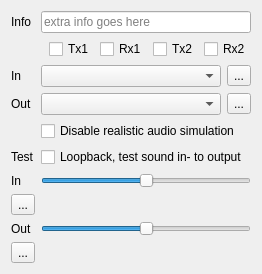
<?xml version="1.0" encoding="UTF-8"?>
<ui version="4.0">
 <class>CAudioDeviceVolumeSetupComponent</class>
 <widget class="QFrame" name="CAudioDeviceVolumeSetupComponent">
  <property name="geometry">
   <rect>
    <x>0</x>
    <y>0</y>
    <width>243</width>
    <height>267</height>
   </rect>
  </property>
  <property name="windowTitle">
   <string>Audio setup</string>
  </property>
  <layout class="QGridLayout" name="gridLayout">
   <item row="9" column="0">
    <widget class="QToolButton" name="tb_ResetInVolume">
     <property name="text">
      <string>...</string>
     </property>
    </widget>
   </item>
   <item row="8" column="0">
    <widget class="QLabel" name="lbl_VolumeIn">
     <property name="text">
      <string>In</string>
     </property>
    </widget>
   </item>
   <item row="0" column="0">
    <widget class="QLabel" name="lbl_Info">
     <property name="text">
      <string>Info</string>
     </property>
    </widget>
   </item>
   <item row="8" column="1">
    <widget class="QSlider" name="hs_VolumeIn">
     <property name="value">
      <number>50</number>
     </property>
     <property name="orientation">
      <enum>Qt::Horizontal</enum>
     </property>
    </widget>
   </item>
   <item row="3" column="0">
    <widget class="QLabel" name="lbl_SetupAudioOutputDevice">
     <property name="text">
      <string>Out</string>
     </property>
    </widget>
   </item>
   <item row="5" column="1">
    <widget class="QCheckBox" name="cb_DisableAudioEffects">
     <property name="text">
      <string>Disable realistic audio simulation</string>
     </property>
    </widget>
   </item>
   <item row="0" column="1">
    <widget class="QLineEdit" name="le_Info">
     <property name="readOnly">
      <bool>true</bool>
     </property>
     <property name="placeholderText">
      <string>extra info goes here</string>
     </property>
    </widget>
   </item>
   <item row="3" column="1">
    <widget class="QWidget" name="wi_OutDevice" native="true">
     <layout class="QHBoxLayout" name="hl_OutDevice">
      <property name="leftMargin">
       <number>0</number>
      </property>
      <property name="topMargin">
       <number>0</number>
      </property>
      <property name="rightMargin">
       <number>0</number>
      </property>
      <property name="bottomMargin">
       <number>0</number>
      </property>
      <item>
       <widget class="QComboBox" name="cb_SetupAudioOutputDevice"/>
      </item>
      <item>
       <widget class="QToolButton" name="tb_RefreshOutDevice">
        <property name="text">
         <string>...</string>
        </property>
        <property name="icon">
         <iconset>
          <normaloff>:/diagona/icons/diagona/icons/arrow-circle-135.png</normaloff>:/diagona/icons/diagona/icons/arrow-circle-135.png</iconset>
        </property>
       </widget>
      </item>
     </layout>
    </widget>
   </item>
   <item row="7" column="0">
    <widget class="QLabel" name="lbl_SetupAudioLoopback">
     <property name="text">
      <string>Test</string>
     </property>
    </widget>
   </item>
   <item row="12" column="0">
    <widget class="QToolButton" name="tb_ResetOutVolume">
     <property name="text">
      <string>...</string>
     </property>
    </widget>
   </item>
   <item row="11" column="0">
    <widget class="QLabel" name="lbl_VolumeOut">
     <property name="text">
      <string>Out</string>
     </property>
    </widget>
   </item>
   <item row="1" column="0" colspan="2">
    <widget class="QFrame" name="fr_TxRx">
     <layout class="QHBoxLayout" name="hl_TxRec">
      <property name="leftMargin">
       <number>0</number>
      </property>
      <property name="topMargin">
       <number>0</number>
      </property>
      <property name="rightMargin">
       <number>0</number>
      </property>
      <property name="bottomMargin">
       <number>0</number>
      </property>
      <item>
       <widget class="BlackGui::CLedWidget" name="led_AudioConnected" native="true"/>
      </item>
      <item>
       <widget class="BlackGui::CLedWidget" name="led_Rx1" native="true"/>
      </item>
      <item>
       <widget class="BlackGui::CLedWidget" name="led_Rx2" native="true"/>
      </item>
      <item>
       <spacer name="hs_AudioEffects">
        <property name="orientation">
         <enum>Qt::Horizontal</enum>
        </property>
        <property name="sizeType">
         <enum>QSizePolicy::Fixed</enum>
        </property>
        <property name="sizeHint" stdset="0">
         <size>
          <width>20</width>
          <height>20</height>
         </size>
        </property>
       </spacer>
      </item>
      <item>
       <widget class="QCheckBox" name="cb_1Tx">
        <property name="text">
         <string>Tx1</string>
        </property>
       </widget>
      </item>
      <item>
       <widget class="QCheckBox" name="cb_1Rec">
        <property name="text">
         <string>Rx1</string>
        </property>
       </widget>
      </item>
      <item>
       <widget class="QCheckBox" name="cb_2Tx">
        <property name="text">
         <string>Tx2</string>
        </property>
       </widget>
      </item>
      <item>
       <widget class="QCheckBox" name="cb_2Rec">
        <property name="text">
         <string>Rx2</string>
        </property>
       </widget>
      </item>
     </layout>
    </widget>
   </item>
   <item row="2" column="1">
    <widget class="QWidget" name="wi_InDevice" native="true">
     <layout class="QHBoxLayout" name="hl_InDevice">
      <property name="leftMargin">
       <number>0</number>
      </property>
      <property name="topMargin">
       <number>0</number>
      </property>
      <property name="rightMargin">
       <number>0</number>
      </property>
      <property name="bottomMargin">
       <number>0</number>
      </property>
      <item>
       <widget class="QComboBox" name="cb_SetupAudioInputDevice">
        <property name="frame">
         <bool>true</bool>
        </property>
       </widget>
      </item>
      <item>
       <widget class="QToolButton" name="tb_RefreshInDevice">
        <property name="text">
         <string>...</string>
        </property>
        <property name="icon">
         <iconset>
          <normaloff>:/diagona/icons/diagona/icons/arrow-circle-135.png</normaloff>:/diagona/icons/diagona/icons/arrow-circle-135.png</iconset>
        </property>
       </widget>
      </item>
     </layout>
    </widget>
   </item>
   <item row="7" column="1">
    <widget class="QWidget" name="wi_TestAudio" native="true">
     <layout class="QHBoxLayout" name="hl_TestAudio">
      <property name="leftMargin">
       <number>0</number>
      </property>
      <property name="topMargin">
       <number>0</number>
      </property>
      <property name="rightMargin">
       <number>0</number>
      </property>
      <property name="bottomMargin">
       <number>0</number>
      </property>
      <item>
       <widget class="QCheckBox" name="cb_SetupAudioLoopback">
        <property name="text">
         <string>Loopback, test sound in- to output</string>
        </property>
       </widget>
      </item>
     </layout>
    </widget>
   </item>
   <item row="11" column="1">
    <widget class="QSlider" name="hs_VolumeOut">
     <property name="value">
      <number>50</number>
     </property>
     <property name="orientation">
      <enum>Qt::Horizontal</enum>
     </property>
    </widget>
   </item>
   <item row="12" column="1">
    <widget class="BlackGui::CLevelMeter" name="wip_OutLevelMeter">
     <property name="sizePolicy">
      <sizepolicy hsizetype="Expanding" vsizetype="Preferred">
       <horstretch>0</horstretch>
       <verstretch>0</verstretch>
      </sizepolicy>
     </property>
    </widget>
   </item>
   <item row="9" column="1">
    <widget class="BlackGui::CLevelMeter" name="wip_InLevelMeter">
     <property name="sizePolicy">
      <sizepolicy hsizetype="Expanding" vsizetype="Preferred">
       <horstretch>0</horstretch>
       <verstretch>0</verstretch>
      </sizepolicy>
     </property>
    </widget>
   </item>
   <item row="2" column="0">
    <widget class="QLabel" name="lbl_SetupAudioInputDevice">
     <property name="text">
      <string>In</string>
     </property>
    </widget>
   </item>
  </layout>
 </widget>
 <customwidgets>
  <customwidget>
   <class>BlackGui::CLevelMeter</class>
   <extends>QFrame</extends>
   <header>blackgui/levelmeter.h</header>
   <container>1</container>
  </customwidget>
  <customwidget>
   <class>BlackGui::CLedWidget</class>
   <extends>QWidget</extends>
   <header>blackgui/led.h</header>
   <container>1</container>
  </customwidget>
 </customwidgets>
 <tabstops>
  <tabstop>le_Info</tabstop>
  <tabstop>cb_1Tx</tabstop>
  <tabstop>cb_1Rec</tabstop>
  <tabstop>cb_2Tx</tabstop>
  <tabstop>cb_2Rec</tabstop>
  <tabstop>cb_SetupAudioInputDevice</tabstop>
  <tabstop>tb_RefreshInDevice</tabstop>
  <tabstop>cb_SetupAudioOutputDevice</tabstop>
  <tabstop>tb_RefreshOutDevice</tabstop>
  <tabstop>cb_DisableAudioEffects</tabstop>
  <tabstop>cb_SetupAudioLoopback</tabstop>
  <tabstop>hs_VolumeIn</tabstop>
  <tabstop>tb_ResetInVolume</tabstop>
  <tabstop>hs_VolumeOut</tabstop>
  <tabstop>tb_ResetOutVolume</tabstop>
 </tabstops>
 <resources/>
 <connections/>
</ui>
